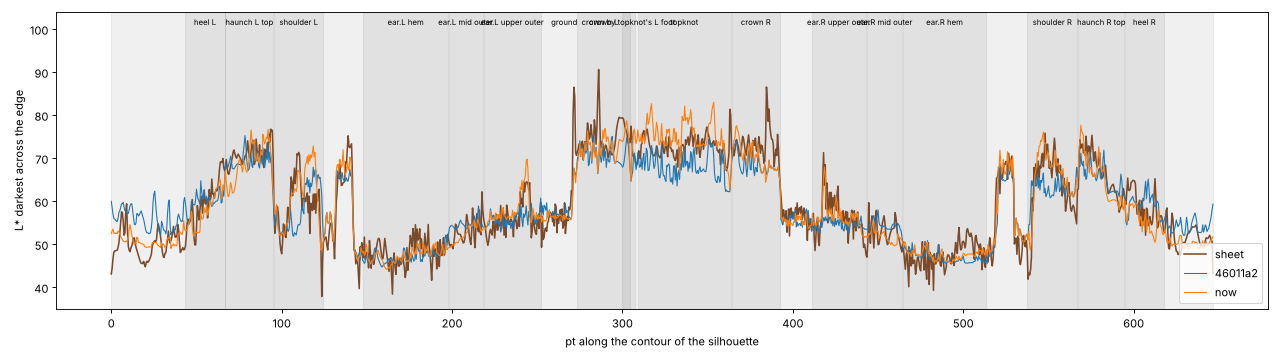

Write the Python code that produced this figure.
# The back's outline, its tone along it, the crop against our stills, read the same way on each (DECISIONS 302): each
# still area-sampled to the crop's own grid (as the line check reads ours), then at every 0.5 pt along the contour of the
# dog's silhouette in the last still (its ID pass, the ground shadow left out; or one part's, --part) the darkest L*
# across the edge (bilinear, from 2.4 pt inside to 1.2 pt outside along its normal). Prints each named place's median
# [10th..90th percentile] and spread, and writes a plot along the contour (<out>.png). Measures, never traces (R8).
#
# python3 qa/phase3/fur/back/tone.py [--stills qa/phase3/fur/back/before.png build/stills/dog/back/white.png]
#     [--names 46011a2 now] [--out qa/phase3/fur/back/tone]
import argparse, json, os
import numpy as np
from PIL import Image
from skimage import measure
from skimage.color import rgb2lab

HERE = os.path.dirname(os.path.abspath(__file__))
WT = os.path.abspath(os.path.join(HERE, "../../../.."))
model = json.load(open(WT + "/characters/dog/model.json"))["crops"]["back"]
S = model["ptPerCropPx"]
G = model["anchorsCropPx"]["ground"]
crop_rgb = np.asarray(Image.open(WT + "/characters/dog/ref/panels/master/" + model["crop"] + ".png").convert("RGB"))
CH, CW = crop_rgb.shape[:2]
L_crop = rgb2lab(crop_rgb / 255.0)[..., 0]


def still(path):
    meta = os.path.join(os.path.dirname(path), "still.json")
    # before.png sits beside no still.json: a 3x still with its root where look.ts puts it
    info = json.load(open(meta)) if os.path.exists(meta) else {"ppp": 3, "rootPx": [257, 517]}
    ppp, root = info["ppp"], info["rootPx"]
    im = Image.open(path).convert("RGB")
    # crop pixel i covers model x in [(i - G0 - 0.5) S, (i - G0 + 0.5) S]
    L0 = root[0] + (-G[0] - 0.5) * S * ppp
    T0 = root[1] + (-G[1] - 0.5) * S * ppp
    box = (L0, T0, L0 + CW * S * ppp, T0 + CH * S * ppp)
    small = np.asarray(im.resize((CW, CH), Image.BOX, box=box)).astype(float)
    return {"ppp": ppp, "root": root, "L": rgb2lab(small / 255.0)[..., 0], "full": np.asarray(im), "dir": os.path.dirname(path)}


def bil(a, px, py):
    # px, py in pixel-centre coordinates (pixel i's centre at i)
    h, w = a.shape
    x0 = int(np.floor(px)); y0 = int(np.floor(py)); fx = px - x0; fy = py - y0
    if x0 < 0 or y0 < 0 or x0 + 1 >= w or y0 + 1 >= h:
        return 100.0
    return a[y0, x0] * (1 - fx) * (1 - fy) + a[y0, x0 + 1] * fx * (1 - fy) + a[y0 + 1, x0] * (1 - fx) * fy + a[y0 + 1, x0 + 1] * fx * fy


def grid(x, y):
    # model pt -> crop pixel-centre coordinates
    return G[0] + x / S, G[1] + y / S


def contour(st, part=None):
    d = st["dir"]
    if not os.path.exists(os.path.join(d, "ids.png")):
        raise SystemExit(f"{d}: the contour is read on the last still's ID pass (ids.png beside it)")
    if part:
        info = json.load(open(os.path.join(d, "still.json")))
        hexid = info["parts"][part]["id"].lstrip("#")
        rgb = np.array([int(hexid[i:i + 2], 16) for i in (0, 2, 4)])
        ids = np.asarray(Image.open(os.path.join(d, "ids.png")).convert("RGB")).astype(int)
        mask = (np.abs(ids - rgb).sum(-1) < 6).astype(float)
    else:
        # the dog's own silhouette: every part's ID but the ground shadow's
        ids = np.asarray(Image.open(os.path.join(d, "ids.png")).convert("RGB")).astype(int)
        mask = ((ids.sum(-1) > 0) & ~((ids[..., 0] == 255) & (ids[..., 1] == 0) & (ids[..., 2] == 0))).astype(float)
    cs = measure.find_contours(mask, 0.5)
    c = max(cs, key=len)
    ppp, root = st["ppp"], st["root"]
    pts = np.stack([(c[:, 1] - root[0]) / ppp, (c[:, 0] - root[1]) / ppp], 1)
    seg = np.r_[0, np.cumsum(np.hypot(*np.diff(pts, axis=0).T))]
    s = np.arange(0, seg[-1], 0.5)
    P = np.stack([np.interp(s, seg, pts[:, 0]), np.interp(s, seg, pts[:, 1])], 1)
    # smooth for the normal
    k = 4
    Ps = np.array([P[max(0, i - k):i + k + 1].mean(0) for i in range(len(P))])
    t = np.gradient(Ps, axis=0)
    t /= np.linalg.norm(t, axis=1, keepdims=True) + 1e-9
    n = np.stack([t[:, 1], -t[:, 0]], 1)
    # outward: the mask is lower outside
    probe = P + n * 1.5
    def inside(p):
        x = root[0] + p[0] * ppp; y = root[1] + p[1] * ppp
        xi, yi = int(round(x)), int(round(y))
        if 0 <= yi < mask.shape[0] and 0 <= xi < mask.shape[1]:
            return mask[yi, xi]
        return 0
    flip = np.mean([inside(p) for p in probe]) > 0.5
    if flip:
        n = -n
    return P, n, s


def darkest(Lgrid, P, n, lo=-2.4, hi=1.2):
    out = []
    for p, q in zip(P, n):
        best = 100.0
        for u in np.arange(lo, hi + 1e-6, 0.1):
            x, y = p + q * u
            gx, gy = grid(x, y)
            best = min(best, bil(Lgrid, gx, gy))
        out.append(best)
    return np.array(out)


PLACES = [
    ("ear.L upper outer (y -130..-105)", lambda x, y: x < -50 and -130 <= y <= -105),
    ("ear.L mid outer (y -105..-86)", lambda x, y: x < -60 and -105 < y <= -86),
    ("ear.L hem (y > -86)", lambda x, y: x < -40 and -86 < y <= -66),
    ("ear.R upper outer (y -130..-105)", lambda x, y: x > 50 and -130 <= y <= -105),
    ("ear.R mid outer (y -105..-86)", lambda x, y: x > 60 and -105 < y <= -86),
    ("ear.R hem (y > -86)", lambda x, y: x > 40 and -86 < y <= -66),
    ("crown L (x -42..-17)", lambda x, y: -42 <= x <= -17 and y < -140),
    ("crown by topknot's L foot (x -22..-16.5)", lambda x, y: -22 <= x <= -16.5 and y < -150),
    ("topknot (x -16..24)", lambda x, y: -16 < x < 24 and y < -150),
    ("crown R (x 24..45)", lambda x, y: 24 <= x <= 45 and y < -140),
    ("shoulder L (y -64..-40)", lambda x, y: x < -25 and -64 <= y < -40),
    ("haunch L top (y -40..-16)", lambda x, y: x < -38 and -40 <= y < -16),
    ("heel L (y -16..-3)", lambda x, y: x < -28 and -16 <= y < -3 and x < -34),
    ("ground (y > -4, |x|<34)", lambda x, y: abs(x) < 34 and y >= -4),
    ("heel R", lambda x, y: x > 34 and -16 <= y < -3),
    ("haunch R top (y -40..-16)", lambda x, y: x > 38 and -40 <= y < -16),
    ("shoulder R (y -64..-40)", lambda x, y: x > 25 and -64 <= y < -40),
]


def main():
    ap = argparse.ArgumentParser()
    ap.add_argument("--stills", nargs="+", default=[os.path.join(HERE, "before.png"), os.path.join(WT, "build/stills/dog/back/white.png")])
    ap.add_argument("--names", nargs="+", default=["46011a2", "now"])
    ap.add_argument("--out", default=os.path.join(HERE, "tone"))
    ap.add_argument("--part")
    ap.add_argument("--dump")
    ap.add_argument("--every", type=int, default=2)
    a = ap.parse_args()
    sts = [still(p) for p in a.stills]
    P, n, s = contour(sts[-1], a.part)
    rows = {"sheet": darkest(L_crop, P, n)}
    for name, st in zip(a.names, sts):
        rows[name] = darkest(st["L"], P, n)
    places = PLACES if not a.part else [("all", lambda x, y: True)]
    names = ["sheet"] + a.names
    print("%-42s " % "place (L* of the darkest across the edge, crop grid)" + "  ".join("%-26s" % k for k in names))
    for label, f in places:
        sel = np.array([f(x, y) for x, y in P])
        if not sel.any():
            continue
        cells = []
        for k in names:
            v = rows[k][sel]
            cells.append("%4.1f [%4.1f..%4.1f] sp %4.1f" % (np.median(v), np.percentile(v, 10), np.percentile(v, 90), np.percentile(v, 90) - np.percentile(v, 10)))
        print("%-42s " % label + "  ".join("%-26s" % c for c in cells))
    if a.dump:
        for label, f in places:
            if a.dump not in label:
                continue
            sel = np.where([f(x, y) for x, y in P])[0]
            print("\n" + label)
            for i in sel[:: a.every]:
                print("  (%6.1f, %6.1f)  " % tuple(P[i]) + "  ".join("%s %5.1f" % (k, np.mean(rows[k][max(0, i - 1):i + 2])) for k in names))
    import matplotlib
    matplotlib.use("Agg")
    import matplotlib.pyplot as plt
    fig, ax = plt.subplots(figsize=(16, 4.5))
    colours = {"sheet": "#7a4a2a"}
    for k in names:
        ax.plot(s, rows[k], label=k, lw=1.4 if k == "sheet" else 1.0, color=colours.get(k))
    # label places along the x axis
    for label, f in places:
        sel = np.array([f(x, y) for x, y in P])
        if sel.any():
            idx = np.where(sel)[0]
            ax.axvspan(s[idx[0]], s[idx[-1]], alpha=0.06, color="k")
            ax.text(s[idx].mean(), 101, label.split(" (")[0], ha="center", fontsize=7, rotation=0)
    ax.set_ylim(35, 104)
    ax.set_ylabel("L* darkest across the edge")
    ax.set_xlabel("pt along the contour" + (f" of {a.part}" if a.part else " of the silhouette"))
    ax.legend(loc="lower right")
    fig.tight_layout()
    fig.savefig(a.out + ".png", dpi=80)


if __name__ == "__main__":
    main()
